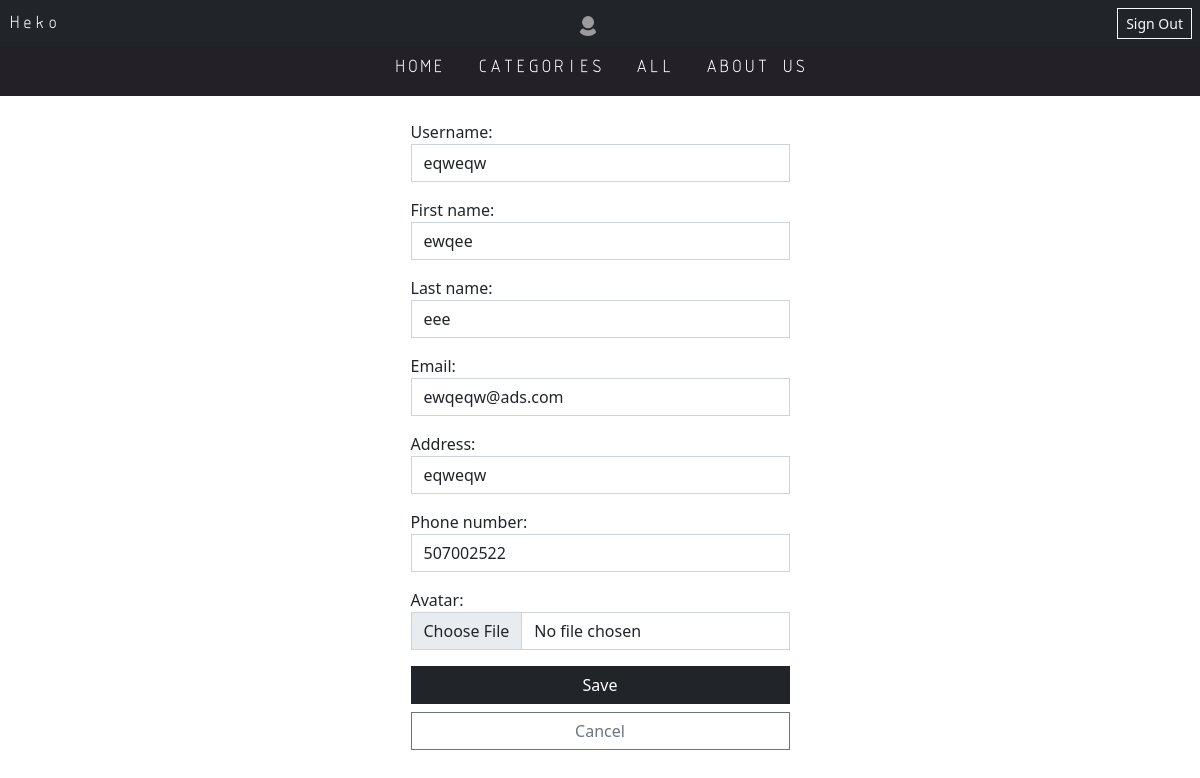
The app's page /users/user-change/ (signed in), older data.
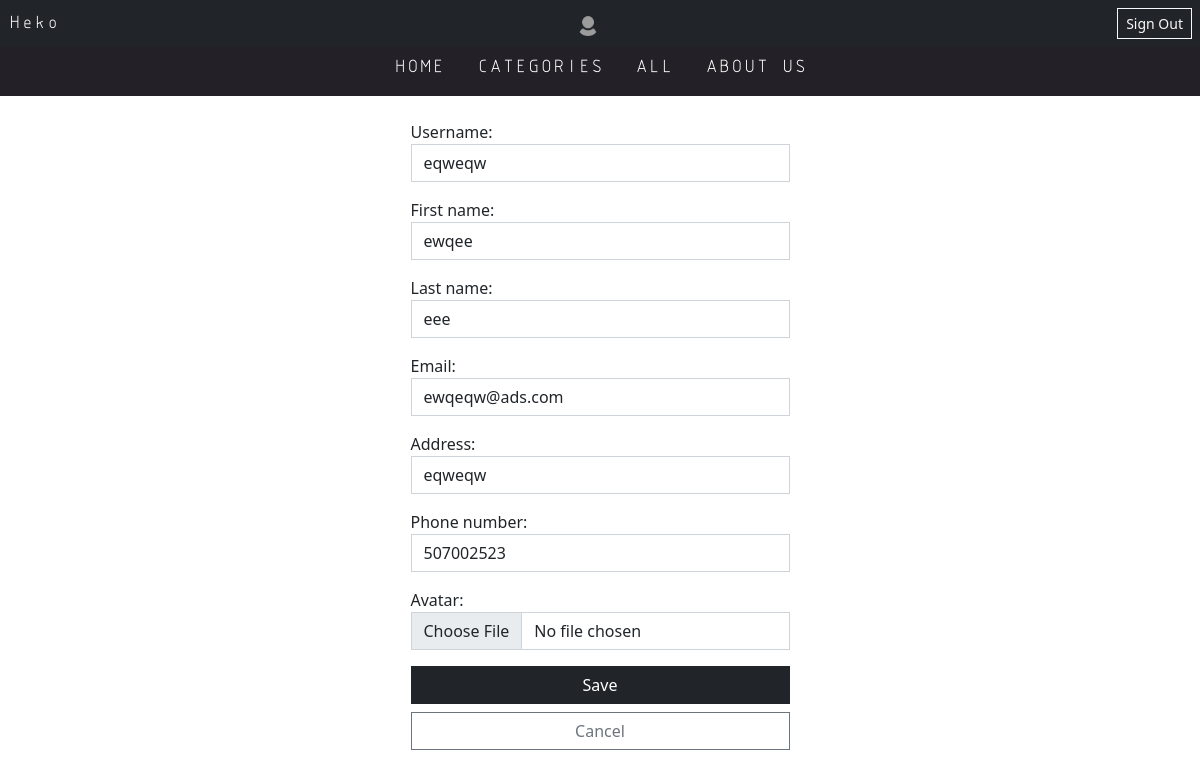
The same page, newer data.
### user/models.py (models this page shows)
class User(AbstractUser):
    address = models.CharField(max_length=255, null=True)
    phone_regex = RegexValidator(regex=r'^\+?1?\d{9}$')
    phone_number = models.CharField(validators=[phone_regex], max_length=9, blank=True, unique=True)  # validators should be a list
    avatar = models.ImageField(upload_to='user_imgs', blank=True, null=True)
    purchases = models.IntegerField(default=0)

### user/views.py (the view)
# urls.py: path('user-change/', change, name='change'),
@login_required
def change(request):
    if request.method == 'POST':
        form = ChangeForm(request.POST, request.FILES, instance=request.user)
        if form.is_valid():
            form.save()
            img_obj = form.instance
            return render(request, 'user/profile.html', {'img_obj': img_obj })
    else:
        form = ChangeForm(instance=request.user)
    return render(request, 'user/change.html', {'form': form })

### user/templates/user/change.html (shortened to what this page needs)
{% extends 'home.html' %}
{% load static %}
{% block content %}
<div class="container">
    <div class="row justify-content-md-center">
        <div class="col-5 p-5">
            <form enctype="multipart/form-data" method="post">
                {{ form.as_p }}
                <div class="d-grid gap-2">
                <button type="submit" class="btn btn-dark rounded-0">Save</button>
                <a href="{% url 'user:profile' %}" class="btn btn-outline-secondary rounded-0">Cancel</a>
                </div>
            </form>
        </div>
    </div>
</div>
{% endblock %}

### templates/home.html (shortened to what this page needs)
<!DOCTYPE html>
<html lang="en">
{% load static %}
<head>
    <link href="{% static 'css/bootstrap.css' %}" rel="stylesheet" type="text/css" media="all" />
    <link href="{% static 'default/styles.css' %}" rel="stylesheet" type="text/css" media="all" />
</head>
<body class="">
<nav class="navbar bg-dark p-2 fixed-top">
    <a class="nav-link active text-white isoct fw-bold" aria-current="page" href="{% url 'product:home' %}">Heko</a>
    {% if user.is_authenticated and user.avatar %}
        <a class="profile" href="{% url 'user:profile' %}">
            <img class="rounded-circle sm-profile"  src="{{ user.avatar.url }}" alt="">
        </a>
        <a class="btn btn-sm btn-outline-light rounded-0" aria-current="page" href="{% url 'user:sign-out' %}">Sign Out</a>
    {% elif user.is_authenticated %}
        <a class="profile" href="{% url 'user:profile' %}">
            <img class="img-rounded sm-profile" src="{% static 'default/usr_img.png' %}" alt="">
        </a>
        <a class="btn btn-sm btn-outline-light rounded-0" aria-current="page" href="{% url 'user:sign-out' %}">Sign Out</a>
    {% else %}
        <a class="btn btn-sm btn-outline-light rounded-0" aria-current="page" href="{% url 'user:signup' %}">Shopping</a>
    {% endif %}
</nav>
<ul class="nav bg-dark2 justify-content-center isoct fw-bold p-2 sticky-top sticky-offset">
    <li class="nav-item">
        <a class="nav-link active text-white" aria-current="page" href="{% url 'product:home' %}">HOME</a>
    </li>
    <li class="nav-item">
        <a class="nav-link text-white" href="{% url 'product:categories' %}">CATEGORIES</a>
    </li>
    <li class="nav-item">
        <a class="nav-link text-white" href="{% url 'product:products' %}">ALL</a>
    </li>
    <li class="nav-item">
        <a class="nav-link text-white" href="{% url 'product:about' %}">ABOUT US</a>
    </li>
</ul>
<div class="container pb-5 mb-5 ml-5">
    <div class="row mb-5">
    {% block content %}{% endblock %}
    </div>
</div>
</body>
</html>

Row changes from the older to the newer data that the page shows:
changed User "eqweqw": phone_number "507002522" → "507002523"
